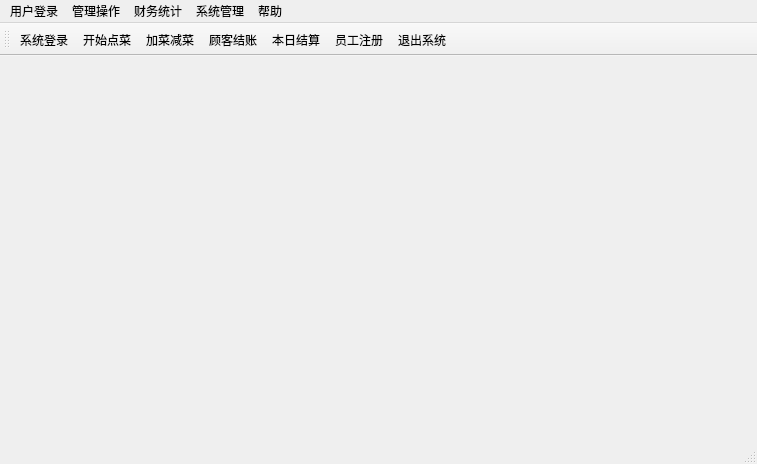
<?xml version="1.0" encoding="UTF-8"?>
<ui version="4.0">
 <class>MainWindow</class>
 <widget class="QMainWindow" name="MainWindow">
  <property name="geometry">
   <rect>
    <x>0</x>
    <y>0</y>
    <width>757</width>
    <height>464</height>
   </rect>
  </property>
  <property name="windowTitle">
   <string>MainWindow</string>
  </property>
  <widget class="QWidget" name="centralWidget"/>
  <widget class="QMenuBar" name="menuBar">
   <property name="geometry">
    <rect>
     <x>0</x>
     <y>0</y>
     <width>757</width>
     <height>19</height>
    </rect>
   </property>
   <widget class="QMenu" name="menu">
    <property name="title">
     <string>用户登录</string>
    </property>
    <addaction name="action_Login"/>
    <addaction name="action_Quit"/>
   </widget>
   <widget class="QMenu" name="menu_2">
    <property name="title">
     <string>管理操作</string>
    </property>
    <widget class="QMenu" name="menu_6">
     <property name="title">
      <string>前台管理</string>
     </property>
     <addaction name="action_Start"/>
     <addaction name="action_AddorReduce"/>
     <addaction name="actionGukejiezhang"/>
     <addaction name="actionBenrijiesuan"/>
    </widget>
    <widget class="QMenu" name="menu_7">
     <property name="title">
      <string>后台管理</string>
     </property>
     <addaction name="actionCaipinxinxi"/>
     <addaction name="actionZhuceyuangong"/>
    </widget>
    <addaction name="menu_6"/>
    <addaction name="menu_7"/>
   </widget>
   <widget class="QMenu" name="menu_3">
    <property name="title">
     <string>财务统计</string>
    </property>
    <addaction name="action_5"/>
    <addaction name="action_6"/>
    <addaction name="action_7"/>
   </widget>
   <widget class="QMenu" name="menu_4">
    <property name="title">
     <string>系统管理</string>
    </property>
    <widget class="QMenu" name="menu_8">
     <property name="title">
      <string>系统维护</string>
     </property>
     <addaction name="actionShujukubeifen"/>
    </widget>
    <addaction name="menu_8"/>
    <addaction name="action_2"/>
   </widget>
   <widget class="QMenu" name="menu_5">
    <property name="title">
     <string>帮助</string>
    </property>
   </widget>
   <addaction name="menu"/>
   <addaction name="menu_2"/>
   <addaction name="menu_3"/>
   <addaction name="menu_4"/>
   <addaction name="menu_5"/>
  </widget>
  <widget class="QToolBar" name="mainToolBar">
   <attribute name="toolBarArea">
    <enum>TopToolBarArea</enum>
   </attribute>
   <attribute name="toolBarBreak">
    <bool>false</bool>
   </attribute>
   <addaction name="action_Login"/>
   <addaction name="action_Start"/>
   <addaction name="action_AddorReduce"/>
   <addaction name="actionGukejiezhang"/>
   <addaction name="actionBenrijiesuan"/>
   <addaction name="actionZhuceyuangong"/>
   <addaction name="action_Quit"/>
  </widget>
  <widget class="QStatusBar" name="statusBar"/>
  <action name="action_2">
   <property name="text">
    <string>用户权限管理</string>
   </property>
  </action>
  <action name="action_Start">
   <property name="icon">
    <iconset resource="res.qrc">
     <normaloff>:/icon/images/Start.png</normaloff>:/icon/images/Start.png</iconset>
   </property>
   <property name="text">
    <string>开始点菜</string>
   </property>
  </action>
  <action name="action_AddorReduce">
   <property name="icon">
    <iconset resource="res.qrc">
     <normaloff>:/icon/images/Add.png</normaloff>:/icon/images/Add.png</iconset>
   </property>
   <property name="text">
    <string>加菜减菜</string>
   </property>
  </action>
  <action name="actionGukejiezhang">
   <property name="icon">
    <iconset resource="res.qrc">
     <normaloff>:/icon/images/Reckoning.png</normaloff>:/icon/images/Reckoning.png</iconset>
   </property>
   <property name="text">
    <string>顾客结账</string>
   </property>
  </action>
  <action name="actionBenrijiesuan">
   <property name="icon">
    <iconset resource="res.qrc">
     <normaloff>:/icon/images/Stat.png</normaloff>:/icon/images/Stat.png</iconset>
   </property>
   <property name="text">
    <string>本日结算</string>
   </property>
  </action>
  <action name="action_Login">
   <property name="icon">
    <iconset resource="res.qrc">
     <normaloff>:/icon/images/Login.png</normaloff>:/icon/images/Login.png</iconset>
   </property>
   <property name="text">
    <string>系统登录</string>
   </property>
  </action>
  <action name="actionCaipinxinxi">
   <property name="text">
    <string>菜品信息</string>
   </property>
  </action>
  <action name="actionZhuceyuangong">
   <property name="icon">
    <iconset resource="res.qrc">
     <normaloff>:/icon/images/addUser.png</normaloff>:/icon/images/addUser.png</iconset>
   </property>
   <property name="text">
    <string>员工注册</string>
   </property>
  </action>
  <action name="action_5">
   <property name="text">
    <string>进货查询</string>
   </property>
  </action>
  <action name="action_6">
   <property name="text">
    <string>日收入查询</string>
   </property>
  </action>
  <action name="action_7">
   <property name="text">
    <string>月收入查询</string>
   </property>
  </action>
  <action name="actionShujukubeifen">
   <property name="text">
    <string>数据库备份</string>
   </property>
  </action>
  <action name="action_Quit">
   <property name="icon">
    <iconset resource="res.qrc">
     <normaloff>:/icon/images/Quit.png</normaloff>:/icon/images/Quit.png</iconset>
   </property>
   <property name="text">
    <string>退出系统</string>
   </property>
  </action>
 </widget>
 <layoutdefault spacing="6" margin="11"/>
 <resources>
  <include location="res.qrc"/>
 </resources>
 <connections/>
</ui>
